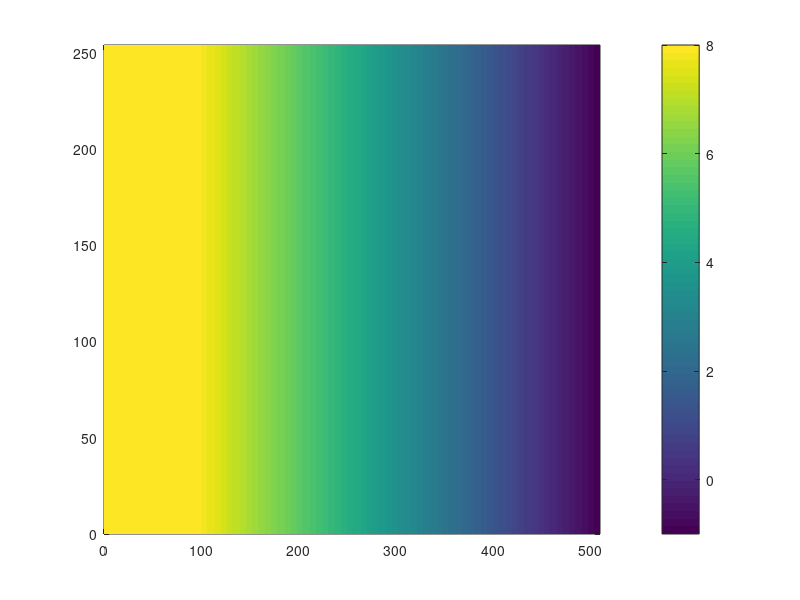

Recreate this plot in MATLAB. (Note: this script raises an error after producing the figure.)
clear all

m=256;
n=128;
dx=2.0;
x=[0:m-1]*dx;
y=(0:n-1)*dx;
dep=zeros([n,m]);
dep(:,:)=10.0;

dep_shallow=-1.0;
dep_deep=10.0;


for j=1:n
    for i=1:m
     dep(j,i)=dep_deep-(dep_deep-dep_shallow)*(i-1.)/(m-1.0);
    end
end

dep(dep>8.0)=8.0;

pcolor(x,y,dep),shading flat
colorbar
save -ASCII depth.txt dep
